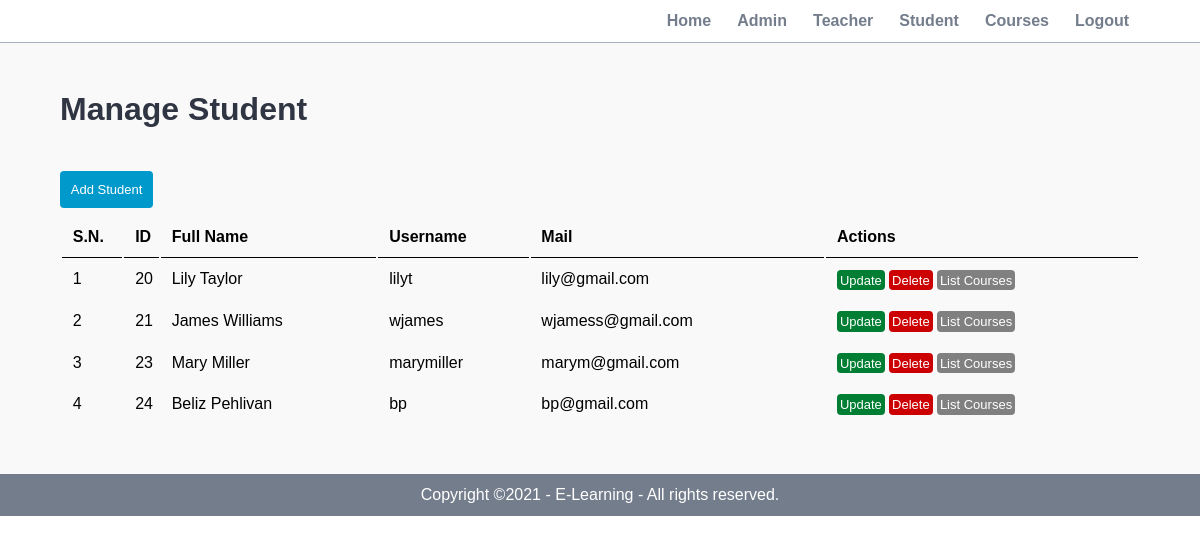
Page /admin/manage-student.php (signed in) on the committed database.
### tables this page shows
CREATE TABLE `student` (
  `id` int(10) UNSIGNED NOT NULL,
  `full_name` varchar(50) NOT NULL,
  `password` varchar(255) NOT NULL,
  `mail` varchar(50) NOT NULL,
  `username` varchar(50) NOT NULL
);

### admin/manage-student.php (the view, shortened to what this page needs)
<?php include('partials/menu.php'); ?>
        <div class="main-content">
            <div class="wrapper">
                <h1>Manage Student</h1>
                <br>
                <br><br>
                <a href="<?php echo SITEURL; ?>admin/add-student.php" class="btn btn-primary">Add Student</a>
                <br><br>
                <table class="tbl-full">
                    <tr>
                        <th>S.N.</th>
                        <th>ID</th>
                        <th>Full Name</th>
                        <th>Username</th>
                        <th>Mail</th>
                        <th>Actions</th>
                    </tr>
                    <?php
                        $sql = "SELECT * FROM student";
                        $res = mysqli_query($conn, $sql);
                        if($res==TRUE){
                            $count = mysqli_num_rows($res);
                            $sn  = 1;
                            if($count > 0){
                                while($rows = mysqli_fetch_assoc($res)){
                                    $id = $rows['id'];
                                    $full_name = $rows['full_name'];
                                    $username = $rows['username'];
                                    $mail = $rows['mail'];
                                    ?>
                                    <tr>
                                        <td><?php echo $sn++; ?></td>
                                        <td><?php echo $id; ?></td>
                                        <td><?php echo $full_name; ?></td>
                                        <td><?php echo $username; ?></td>
                                        <td><?php echo $mail; ?></td>
                                        <td>
                                            <a href="<?php echo SITEURL;?>admin/update-student.php?id=<?php echo $id; ?>&username=<?php echo $username;?>&mail=<?php echo $mail;?>" class="btn btn-secondary">Update</a>
                                            <a href="<?php echo SITEURL;?>admin/delete-student.php?id=<?php echo $id; ?>" class="btn btn-danger">Delete</a>
                                            <a href="<?php echo SITEURL;?>admin/edit-student-course.php?student_id=<?php echo $id; ?>&student_name=<?php echo $full_name;?>" class="btn btn-grey">List Courses</a>
                                        </td>
                                    </tr>
                                    <?php
                                }
                            }else{
                                ?>
                                    <tr>
                                        <td colspan="5">No Student Added</td>
                                    </tr>
                                <?php
                            }
                        }
                    ?>
                </table>
            </div>
        </div>
<?php include('partials/footer.php'); ?>

### css/admin.css (style rules this page uses)
* { margin: 0; padding: 0; font-family: Arial, Helvetica, sans-serif; }
.wrapper { padding: 1%; width: 90%; margin: 0 auto; }
.tbl-full { width: 100%; }
table tr th { border-bottom: 1px solid black; padding: 1%; text-align: left; }
table tr td { padding: 1%; }
.btn { border-radius: 4px; text-decoration: none; padding: 1%; color: white; font-size: 13px; }
.btn-primary { background-color: #0099CC; }
.btn-secondary { background-color: #007E33; }
.btn-danger { background-color: #CC0000; }
.btn-grey { background-color: grey; }
.main-content { background-color: #f9f9f9; padding: 3% 0; }
.main-content h1 { color: #2f3542; }

### rows in the picture
student: id "20", full_name "Lily Taylor", username "lilyt", mail "lily@gmail.com"
student: id "21", full_name "James Williams", username "wjames", mail "wjamess@gmail.com"
student: id "23", full_name "Mary Miller", username "marymiller", mail "marym@gmail.com"
student: id "24", full_name "Beliz Pehlivan", username "bp", mail "bp@gmail.com"
